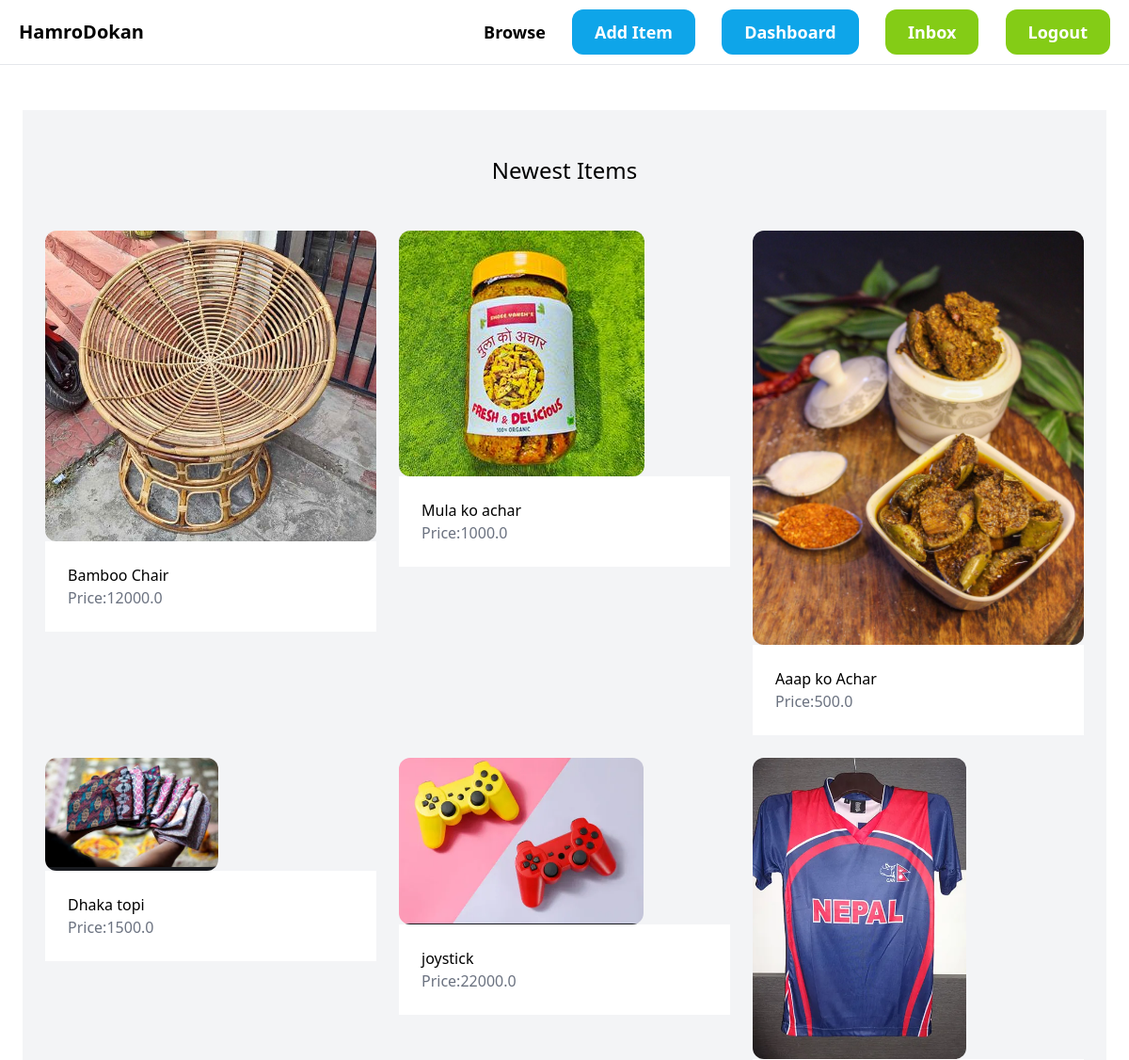
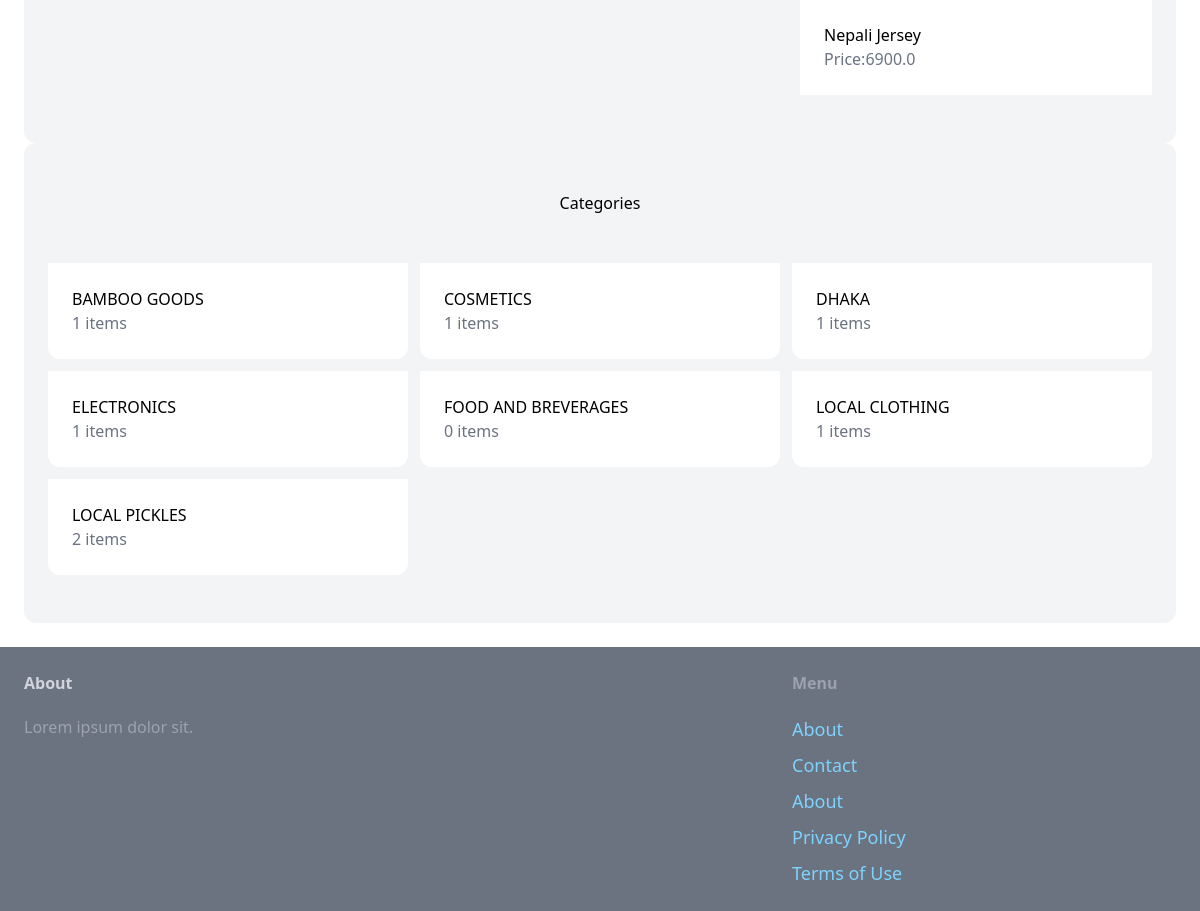
The app's page / (signed in) with its own data (2 pictures, top to bottom).
### item/models.py (models this page shows, shortened)
class Item(models.Model):
  category=models.ForeignKey(Category,related_name='items',on_delete=models.CASCADE)
  name=models.CharField(max_length=255)
  description=models.TextField(blank=True,null=True)
  price=models.FloatField()
  image=models.ImageField(upload_to='item-images',blank=True,null=True)
  is_sold=models.BooleanField(default=False)
  created_by=models.ForeignKey(User,related_name='items',on_delete=models.CASCADE)
  created_at=models.DateTimeField(auto_now_add=True)

class Category(models.Model):
  name=models.CharField(max_length=255)
  class Meta:
    ordering =('name',)
    verbose_name_plural='Categories'

### core/views.py (the view)
# urls.py: path('',views.index,name='index'),
def index(request):#information about browser :reuqest
  items=Item.objects.filter(is_sold=False)[0:6]
  categories=Category.objects.all()
  return render(request,'core/index.html',{
    'categories':categories,
    'items':items,
  })

### core/templates/core/index.html (shortened to what this page needs)
{% extends 'core/base.html' %}
{% block content %}
<div class="mt-6 px-6 py-12 bg-gray-100 rounded-b-xl">
  <h2 class="mb-12 text-2xl text-center">
    Newest Items
  </h2>
  <div class="grid grid-cols-3 gap-6">
    {% for item in items%}
    <div>
      <a href="{% url 'item:detail' item.id %}">
        <div>
          <img src="{{item.image.url}} " class=" rounded-xl" >
        </div>
        <div class="p-6 bg-white ">
          <h2 class="'text-2xl">
            {{item.name}}
          </h2>
          <p class="text-gray-500">Price:{{item.price}}</p>
        </div>
      </a>
    </div>
    {%endfor%}
  </div>
</div>
<div class="mt=6 px-6 py-12 bg-gray-100 rounded-xl">
  <h2 class="mb-12 tect-2xl text-center">
    Categories
  </h2>
  <div class="grid grid-cols-3 gap-3">
    {% for category in categories%}
    <div>
      <a href="#">
        <div class="p-6 bg-white rounded-b-xl">
          <h2 class="'text-2xl">
            {{category.name}}
          </h2>
          <p class="text-gray-500">{{ category.items.count}} items</p>
        </div>
      </a>
    </div>
    {%endfor%}
  </div>
</div>
{%endblock%}

### records on screen
Item: image (picture), name "Bamboo Chair", price "12000.0"
Item: image (picture), name "Mula ko achar", price "1000.0"
Item: image (picture), name "Aaap ko Achar", price "500.0"
Item: image (picture), name "Dhaka topi", price "1500.0"
Item: image (picture), name "joystick", price "22000.0"
Item: image (picture), name "Nepali Jersey", price "6900.0"
Category: name "BAMBOO GOODS", items.count "1"
Category: name "COSMETICS", items.count "1"
Category: name "DHAKA", items.count "1"
Category: name "ELECTRONICS", items.count "1"
Category: name "FOOD AND BREVERAGES", items.count "0"
Category: name "LOCAL CLOTHING", items.count "1"
Category: name "LOCAL PICKLES", items.count "2"
